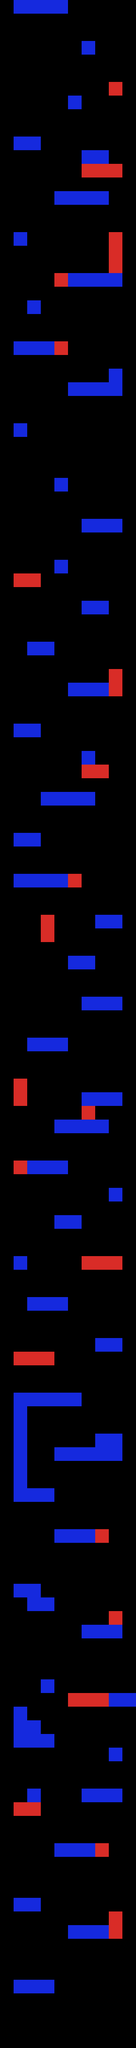

Rendered tile map (Tiled .tmx) drawn with the repository's tilesets; below, a short description and the map source with its tile grids summarised:
An orthogonal 10x150 tile map with 32x32 px tiles, 1 tile layer (Tile Layer 1) and 80 objects (57x Steppable, 20x Unsteppable, UnSteppable, Player).

<map version="1.9" tiledversion="1.9.1" orientation="orthogonal" renderorder="right-down" width="10" height="150" tilewidth="32" tileheight="32" infinite="0" nextlayerid="4" nextobjectid="100">
 <tileset firstgid="1" source="blocks.tsx" />
 <layer id="1" name="Tile Layer 1" width="10" height="150">
  <data>[1500 cells, 177 non-empty, 2 distinct tile ids]</data>
 </layer>
 <objectgroup id="3" name="Platform">
  <object id="6" class="Steppable" x="32" y="4640" width="96" height="32" />
  <object id="7" class="Steppable" x="160" y="4512" width="96" height="32" />
  <object id="8" class="Unsteppable" x="256" y="4480" width="32" height="64" />
  <object id="9" class="Steppable" x="32" y="4448" width="64" height="32" />
  <object id="10" class="Steppable" x="128" y="4320" width="96" height="32" />
  <object id="13" class="UnSteppable" x="224" y="4320" width="32" height="32" />
  <object id="15" class="Unsteppable" x="32" y="4224" width="64" height="32" />
  <object id="16" class="Steppable" x="64" y="4192" width="32" height="32" />
  <object id="17" class="Steppable" x="192" y="4192" width="96" height="32" />
  <object id="18" class="Steppable" x="32" y="4000" width="32" height="96" />
  <object id="19" class="Steppable" x="64" y="4032" width="32" height="64" />
  <object id="20" class="Steppable" x="96" y="4064" width="32" height="32" />
  <object id="21" class="Steppable" x="256" y="3968" width="64" height="32" />
  <object id="22" class="Unsteppable" x="160" y="3968" width="96" height="32" />
  <object id="24" class="Steppable" x="96" y="3936" width="32" height="32" />
  <object id="26" class="Steppable" x="192" y="3808" width="96" height="32" />
  <object id="27" class="Unsteppable" x="256" y="3776" width="32" height="32" />
  <object id="28" class="Steppable" x="32" y="3712" width="64" height="32" />
  <object id="29" class="Steppable" x="64" y="3744" width="64" height="32" />
  <object id="30" class="Steppable" x="128" y="3584" width="96" height="32" />
  <object id="31" class="Unsteppable" x="224" y="3584" width="32" height="32" />
  <object id="32" class="Steppable" x="32" y="3488" width="96" height="32" />
  <object id="33" class="Steppable" x="32" y="3264" width="32" height="224" />
  <object id="34" class="Steppable" x="64" y="3264" width="128" height="32" />
  <object id="35" class="Steppable" x="128" y="3392" width="160" height="32" />
  <object id="38" class="Steppable" x="224" y="3360" width="64" height="32" />
  <object id="41" class="Unsteppable" x="32" y="3168" width="96" height="32" />
  <object id="42" class="Steppable" x="64" y="3040" width="96" height="32" />
  <object id="43" class="Steppable" x="224" y="3136" width="64" height="32" />
  <object id="44" class="Steppable" x="32" y="2944" width="32" height="32" />
  <object id="45" class="Unsteppable" x="192" y="2944" width="96" height="32" />
  <object id="47" class="Steppable" x="128" y="2848" width="64" height="32" />
  <object id="48" class="Steppable" x="256" y="2784" width="32" height="32" />
  <object id="49" class="Steppable" x="64" y="2720" width="96" height="32" />
  <object id="50" class="Unsteppable" x="32" y="2720" width="32" height="32" />
  <object id="51" class="Steppable" x="128" y="2624" width="128" height="32" />
  <object id="53" class="Unsteppable" x="192" y="2592" width="32" height="32" />
  <object id="54" class="Unsteppable" x="32" y="2528" width="32" height="64" />
  <object id="55" class="Steppable" x="192" y="2560" width="96" height="32" />
  <object id="56" class="Steppable" x="64" y="2432" width="96" height="32" />
  <object id="57" class="Steppable" x="192" y="2336" width="96" height="32" />
  <object id="58" class="Steppable" x="160" y="2240" width="64" height="32" />
  <object id="59" class="Unsteppable" x="96" y="2144" width="32" height="64" />
  <object id="60" class="Steppable" x="224" y="2144" width="64" height="32" />
  <object id="61" class="Steppable" x="32" y="2048" width="128" height="32" />
  <object id="62" class="Unsteppable" x="160" y="2048" width="32" height="32" />
  <object id="63" class="Steppable" x="32" y="1952" width="64" height="32" />
  <object id="64" class="Steppable" x="96" y="1856" width="128" height="32" />
  <object id="65" class="Steppable" x="192" y="1760" width="32" height="32" />
  <object id="66" class="Unsteppable" x="192" y="1792" width="64" height="32" />
  <object id="67" class="Steppable" x="32" y="1696" width="64" height="32" />
  <object id="68" class="Steppable" x="160" y="1600" width="96" height="32" />
  <object id="69" class="Unsteppable" x="256" y="1568" width="32" height="64" />
  <object id="70" class="Steppable" x="64" y="1504" width="64" height="32" />
  <object id="71" class="Steppable" x="192" y="1408" width="64" height="32" />
  <object id="72" class="Unsteppable" x="32" y="1344" width="64" height="32" />
  <object id="73" class="Steppable" x="128" y="1312" width="32" height="32" />
  <object id="74" class="Steppable" x="192" y="1216" width="96" height="32" />
  <object id="75" class="Steppable" x="128" y="1120" width="32" height="32" />
  <object id="79" class="Steppable" x="160" y="896" width="128" height="32" />
  <object id="81" class="Steppable" x="256" y="864" width="32" height="32" />
  <object id="82" class="Steppable" x="32" y="800" width="96" height="32" />
  <object id="83" class="Unsteppable" x="128" y="800" width="32" height="32" />
  <object id="84" class="Steppable" x="64" y="704" width="32" height="32" />
  <object id="85" class="Unsteppable" x="128" y="640" width="32" height="32" />
  <object id="86" class="Steppable" x="160" y="640" width="128" height="32" />
  <object id="87" class="Unsteppable" x="256" y="544" width="32" height="96" />
  <object id="88" class="Steppable" x="32" y="544" width="32" height="32" />
  <object id="89" class="Steppable" x="128" y="448" width="128" height="32" />
  <object id="90" class="Steppable" x="192" y="352" width="64" height="32" />
  <object id="91" class="Unsteppable" x="192" y="384" width="96" height="32" />
  <object id="92" class="Steppable" x="32" y="320" width="64" height="32" />
  <object id="93" class="Steppable" x="160" y="224" width="32" height="32" />
  <object id="94" class="Steppable" x="192" y="96" width="32" height="32" />
  <object id="95" class="Steppable" x="32" y="0" width="128" height="32" />
  <object id="96" class="Unsteppable" x="256" y="192" width="32" height="32" />
  <object id="97" class="Steppable" x="256" y="4096" width="32" height="32" />
  <object id="98" class="Steppable" x="32" y="992" width="32" height="32" />
 </objectgroup>
 <objectgroup id="2" name="Spawn">
  <object id="4" class="Player" x="36.5" y="4606.83" width="42" height="28.6667" />
  <object id="5" gid="3" x="36.3333" y="4634.67" width="42.4222" height="27.6667" />
 </objectgroup>
</map>
